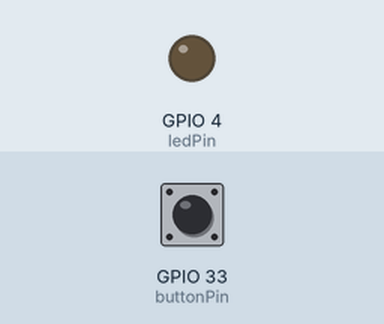
A sketch run on a simulated ESP32. Parts: output pins drawn as LEDs (lit = HIGH). The inputs (shaded band) are chosen by the test bench; at power-on: GPIO 33 (buttonPin) HIGH.

Above: at 1.2 s.
1.3 s: GPIO 33 (buttonPin) pulled LOW for 0.15 s
At 1.37 s:
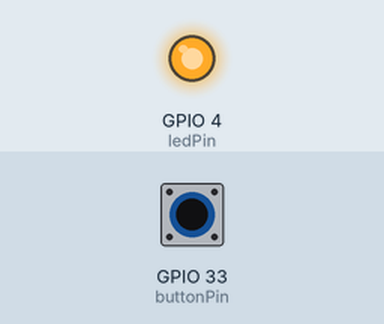
2.9 s: GPIO 33 (buttonPin) pulled LOW for 3.2 s
At 6.9 s:
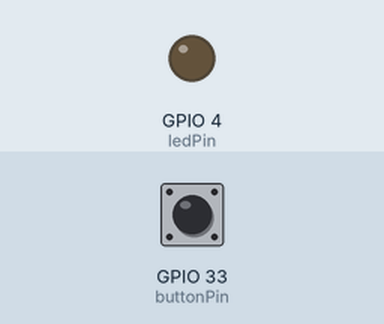
Timing chart, 0 to 8.4 s (numbered marks = the images above; inputs shaded):
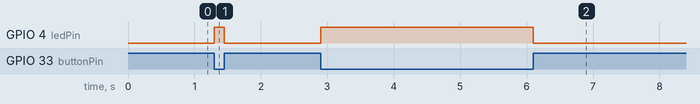

Measured:
- after the input at 1.3 s, GPIO 4 (ledPin): LOW → HIGH at once, → LOW 0.15 s later
- after the input at 2.9 s, GPIO 4 (ledPin): LOW → HIGH at once, → LOW 3.2 s later

The sketch:

HW2.ino
```cpp
const int buttonPin = 33;
const int ledPin = 4;
int buttonState = 0;

#include <Arduino.h>

void setup() {
  pinMode(ledPin, OUTPUT);
  pinMode(buttonPin, INPUT);
}

void loop() {
  buttonState = digitalRead(buttonPin);
  if (buttonState == LOW){
    digitalWrite(ledPin, HIGH);
  } else {
    digitalWrite(ledPin, LOW);
  }
}
```
